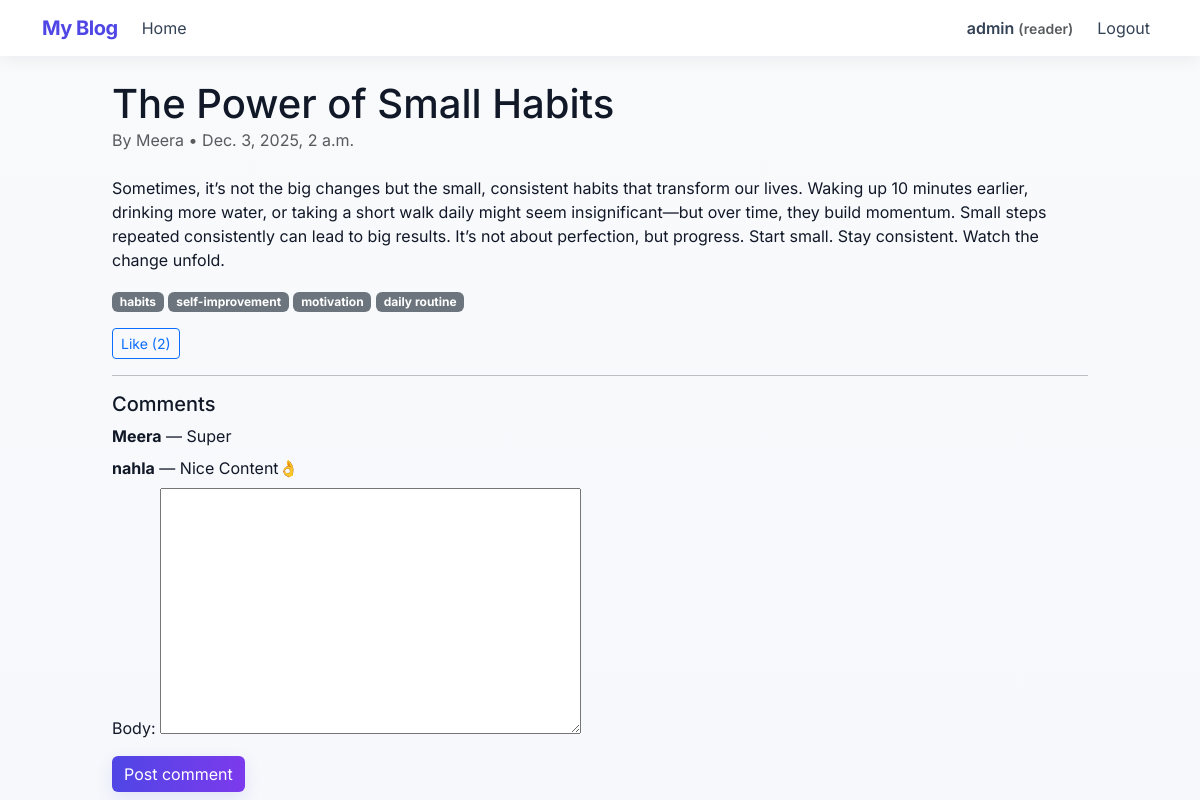
The app's page /post/the-power-of-small-habits/ (signed in) with its own data.
### blog/models.py (models this page shows, shortened)
class Profile(models.Model):
    ROLE_CHOICES = (
        ('author', 'Author'),
        ('reader', 'Reader'),
        ('admin', 'Admin'),
    )
    user = models.OneToOneField(User, on_delete=models.CASCADE)
    role = models.CharField(max_length=10, choices=ROLE_CHOICES, default='reader')

class Post(models.Model):
    STATUS_CHOICES = (
        ('draft','Draft'),
        ('pending','Pending Approval'),
        ('approved','Approved'),
        ('rejected','Rejected'),
    )
    title = models.CharField(max_length=200)
    slug = models.SlugField(max_length=220, unique=True, blank=True)
    body = models.TextField()
    author = models.ForeignKey(User, on_delete=models.CASCADE, related_name='posts')
    tags = models.ManyToManyField(Tag, blank=True, related_name='posts')
    status = models.CharField(max_length=10, choices=STATUS_CHOICES, default='draft')
    featured = models.BooleanField(default=False)
    created_at = models.DateTimeField(auto_now_add=True)
    updated_at = models.DateTimeField(auto_now=True)
    class Meta:
        ordering = ['-created_at']

class Tag(models.Model):
    name = models.CharField(max_length=50, unique=True)

class Comment(models.Model):
    post = models.ForeignKey(Post, on_delete=models.CASCADE, related_name='comments')
    user = models.ForeignKey(User, on_delete=models.CASCADE)
    body = models.TextField()
    approved = models.BooleanField(default=True)  # set False if you want moderation
    created_at = models.DateTimeField(auto_now_add=True)
    class Meta:
        ordering = ['created_at']

### blog/views.py (the view, shortened to what this page needs)
# urls.py: path('post/<slug:slug>/', PostDetailView.as_view(), name='post_detail'),
class PostDetailView(DetailView):
	model = Post
	slug_field = 'slug'
	template_name = 'blog/post_detail.html'
	def get_context_data(self, **kwargs):
		ctx = super().get_context_data(**kwargs)
		ctx['comment_form'] = CommentForm()
		ctx['liked'] = self.request.user.is_authenticated and self.object.likes.filter(user=self.request.user).exists()
		return ctx

### blog/forms.py
class CommentForm(forms.ModelForm):
    class Meta:
        model = Comment
        fields = ['body']

### blog/templates/blog/post_detail.html (shortened to what this page needs)
{% extends 'blog/base.html' %}
{% block content %}
  <article>
    <div class="d-flex justify-content-between align-items-start mb-2">
      <div>
        <h1 class="mb-0">{{ object.title }}</h1>
        <p class="text-muted">By {{ object.author }} • {{ object.created_at }}</p>
      </div>
    </div>
    <div>{{ object.body|linebreaks }}</div>
    <p>
      {% for tag in object.tags.all %}
        <a href="?tag={{ tag.name }}" class="badge bg-secondary text-decoration-none">{{ tag.name }}</a>
      {% endfor %}
    </p>
    <form method="post" action="{% url 'post_like' slug=object.slug %}">
      <button class="btn btn-sm btn-outline-primary">{% if liked %}Unlike{% else %}Like{% endif %} ({{ object.likes.count }})</button>
    </form>
    <hr>
    <h5>Comments</h5>
    {% for comment in object.comments.all %}
      {% if comment.approved %}
        <div class="mb-2"><strong>{{ comment.user }}</strong> — {{ comment.body }}</div>
      {% endif %}
    {% empty %}
      <p>No comments yet.</p>
    {% endfor %}
    {% if user.is_authenticated %}
      <form method="post">
        {{ comment_form.as_p }}
        <button class="btn btn-primary">Post comment</button>
      </form>
    {% else %}
      <p><a href="/admin/login/">Login</a> to comment.</p>
    {% endif %}
  </article>
{% endblock %}

### blog/templates/blog/base.html (shortened to what this page needs)
<!doctype html>
<html lang="en">
  <head>
    <link href="https://cdn.jsdelivr.net/npm/bootstrap@5.3.0/dist/css/bootstrap.min.css" rel="stylesheet">
    {% load static %}
    <link rel="stylesheet" href="{% static 'blog/styles.css' %}">
  </head>
  <body>
    <nav class="navbar navbar-expand-lg navbar-light bg-white navbar-custom mb-4 shadow-sm">
      <div class="container">
        <a class="navbar-brand site-brand" href="{% url 'post_list' %}">My Blog</a>
        <div class="collapse navbar-collapse">
          <ul class="navbar-nav me-auto align-items-center">
            <li class="nav-item"><a class="nav-link" href="{% url 'post_list' %}">Home</a></li>
          </ul>
          <ul class="navbar-nav ms-auto align-items-center">
            {% if user.is_authenticated %}
              <li class="nav-item"><span class="nav-link user-badge">{{ user.username }} <small class="text-muted">({{ user.profile.role }})</small></span></li>
              <li class="nav-item"><a class="nav-link ms-2" href="{% url 'logout' %}">Logout</a></li>
            {% else %}
              <li class="nav-item"><a class="nav-link" href="{% url 'login' %}">Login</a></li>
              <li class="nav-item"><a class="nav-link btn btn-sm btn-primary text-white ms-2" href="{% url 'signup' %}">Sign Up</a></li>
            {% endif %}
          </ul>
        </div>
      </div>
    </nav>
    <div class="container main-container">
      {% block content %}{% endblock %}
    </div>
  </body>
</html>

### blog/static/blog/styles.css (style rules this page uses)
:root { --bg:#f6f8fb; --card:#ffffff; --muted:#6c757d; --accent:#4f46e5; --accent-2:#06b6d4; }
html,body { height:100%; font-family: 'Inter', system-ui, -apple-system, 'Segoe UI', Roboto, 'Helvetica Neue', Arial; background: linear-gradient(180deg, #f8fafc 0%, var(--bg) 100%); color: #111827; }
.main-container { max-width:1000px; margin-top: 1.25rem; margin-bottom: 2.5rem; }
.site-brand { font-weight:700; color:var(--accent); letter-spacing: -0.5px; }
.navbar-custom .nav-link { color:#334155; }
.user-badge { font-weight:600; }
.shadow-sm { box-shadow: 0 4px 18px rgba(16,24,40,0.06) !important; }
.btn-primary { background: linear-gradient(90deg, var(--accent), #7c3aed); border:none; box-shadow: 0 6px 18px rgba(79,70,229,0.12); }

### records on screen
Post: title "The Power of Small Habits", author "Meera", created_at "Dec. 3, 2025, 2 a.m.", body "Sometimes, it’s not the big changes but the small, consistent habits that transform our lives. Waking up 10 minutes earlier, drinking more water, or taking a short walk daily might seem insignificant—but over time, they build momentum. Small steps repeated consistently can lead to big results. It’s not about perfection, but progress. Start small. Stay consistent. Watch the change unfold.", likes.count "2"
Tag: name "habits"
Tag: name "self-improvement"
Tag: name "motivation"
Tag: name "daily routine"
Comment: user "Meera", body "Super"
Comment: user "nahla", body "Nice Content👌"

### other values on screen
{{ user.username }} "admin"
{{ user.profile.role }} "reader"
